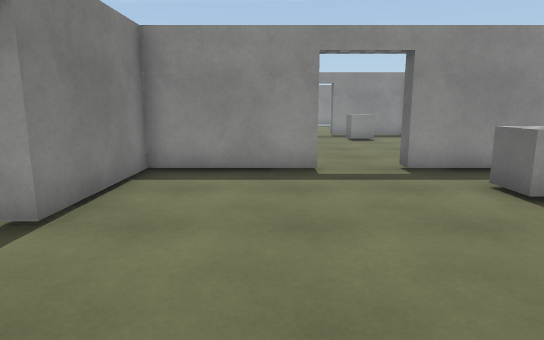
[1] (above)

19 first-person views from a walk through a 3-D level made in the Unity game engine. The camera is 1.4 m above the floor, tilts 10° down and sees 75° across. The floor is counted in squares, 1 m on a side. Each view is taken from the middle of a square. On the plan, view 1 faces up. The plan holds only what a view shows up to about 15 squares ahead; the rest is blank. The player is left out. Some animated figures are not drawn. Surface patterns are stand-ins for the level's own textures.

[2]
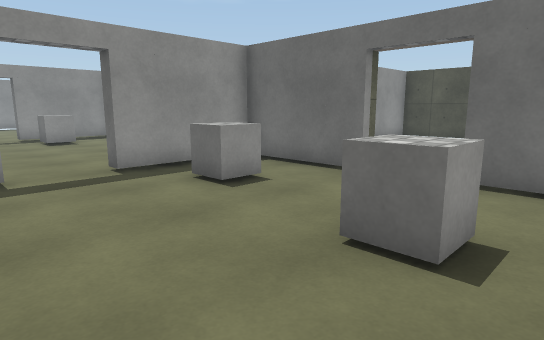

[3]
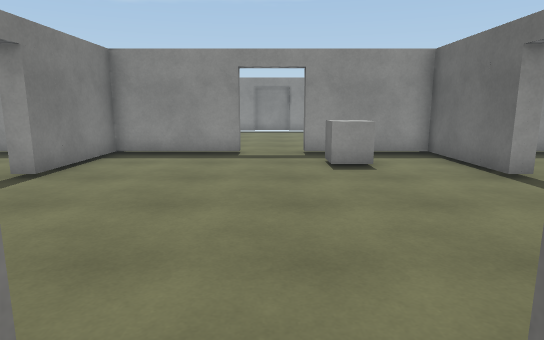

[4]
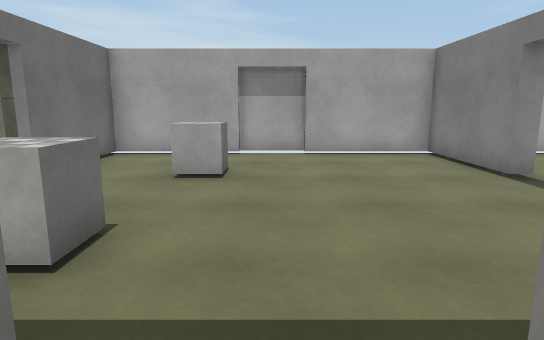

[5]
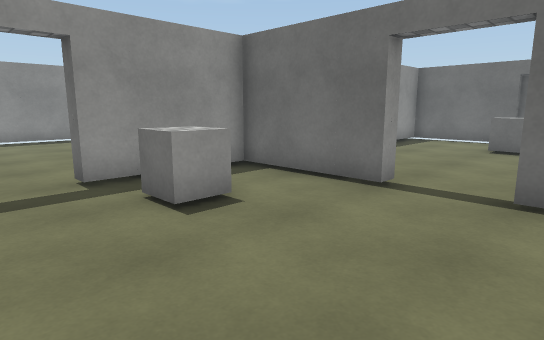

[6]
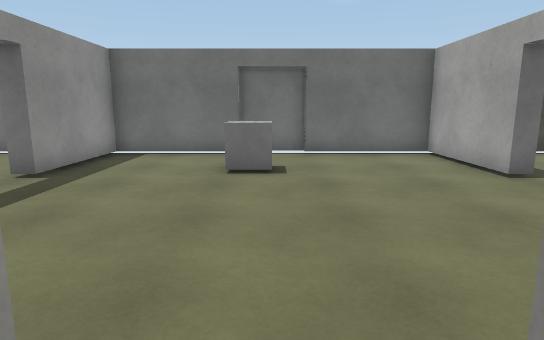

[7]
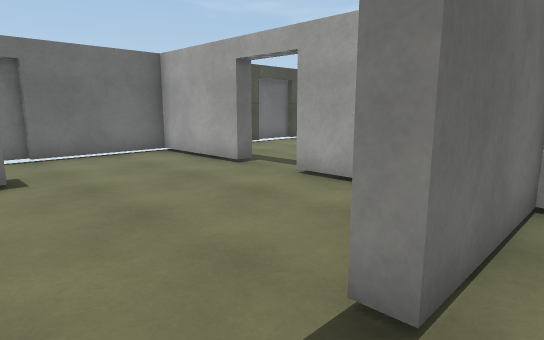

[8]
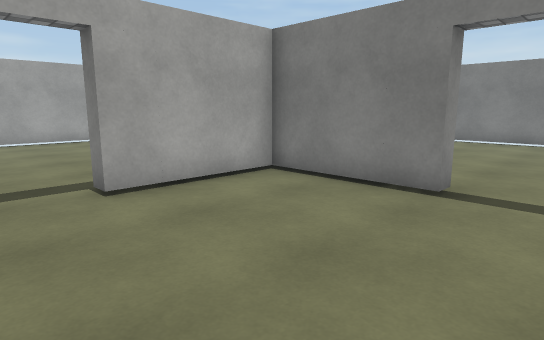

[9]
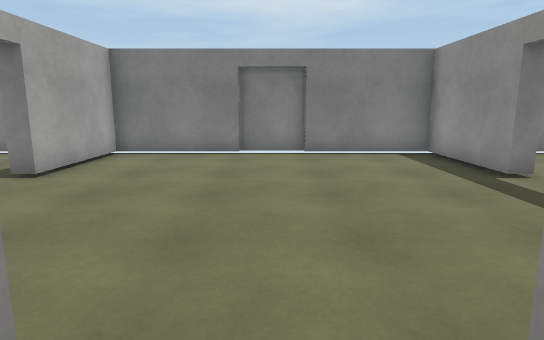

[10]
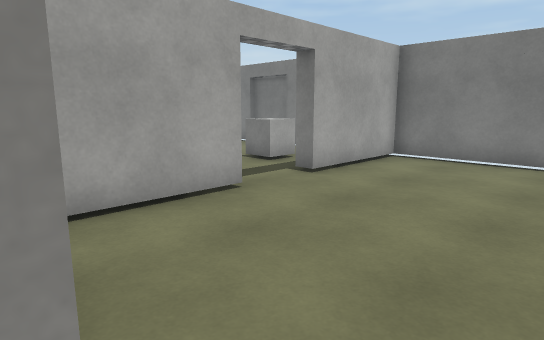

[11]
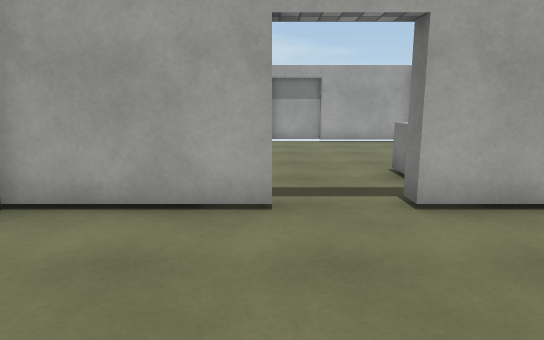

[12]
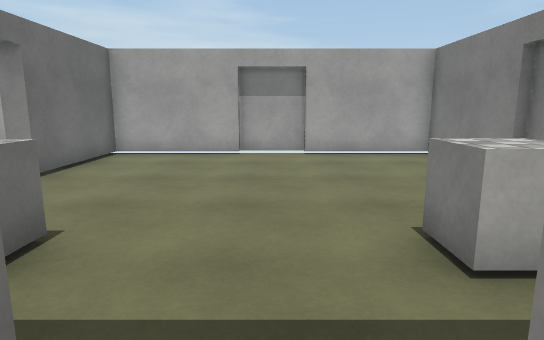

[13]
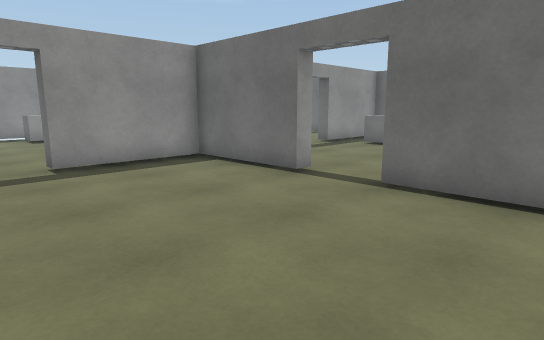

[14]
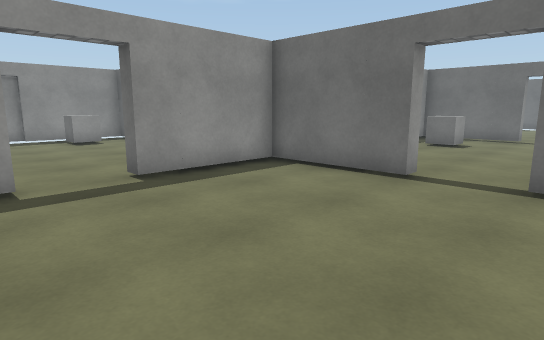

[15]
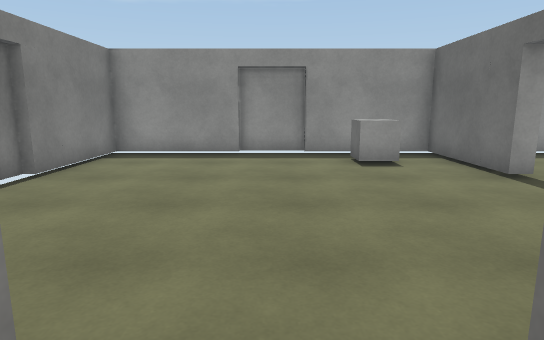

[16]
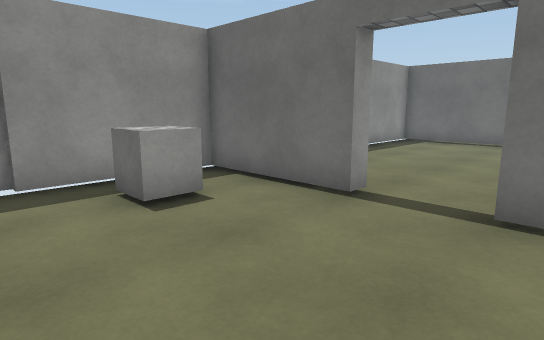

[17]
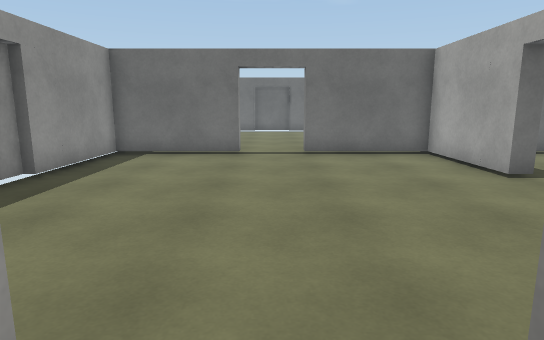

[18]
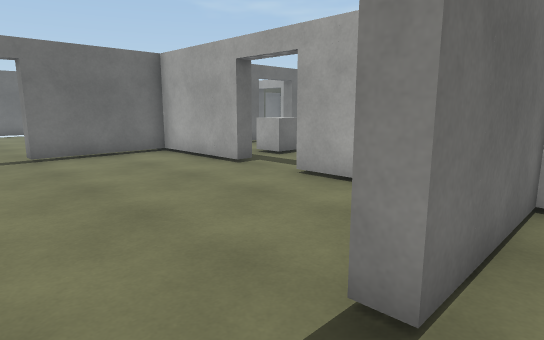

[19]
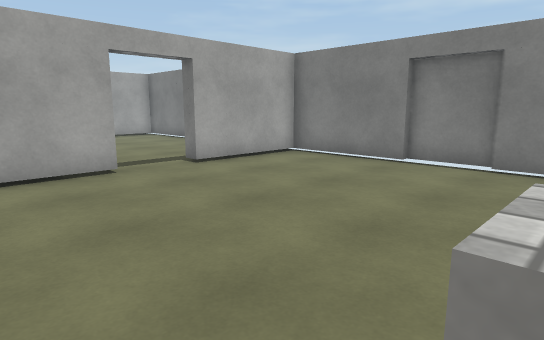

### Floor plan
Ten units are one square. View 1 is at (0, 0); x grows to the right and y downward. Boxes are objects, and circles mark ways between rooms. Rooms are numbered by the first view taken in them; rooms with no view inside come last. Other rooms are left out.
<svg viewBox="-135 -285 310 310">
<path fill="none" stroke="#000" d="M29 17 68 17 68 -20 72 -20M-27 -20 -27 17 10 17M10 -77 -27 -77 -27 -40M9 20 30 20M74 -40 68 -40 68 -77 30 -77M-27 -120 -27 -83 10 -83 10 -77M10 -177 -27 -177 -27 -140M30 -77 30 -82M74 -140 68 -140 68 -177 30 -177M68 -82 68 -120 72 -120M-71 -83 -32 -83M-90 -177 -128 -177 -128 -140M-128 -121 -128 -83 -90 -83 -90 -78M-130 -141 -130 -120M-27 -140 -32 -140 -32 -177 -70 -177M-32 -96 -32 -120 -27 -120M-89 -277 -128 -277 -128 -240M-128 -221 -128 -182 -90 -182 -90 -177M-130 -240 -130 -220M-69 -280 -90 -280M-70 -177 -70 -182 -49 -182M-26 -240 -32 -240 -32 -277 -70 -277M-32 -182 -32 -220 -28 -220M30 -280 24 -280M72 -240 68 -240 68 -277 30 -277M30 -177 30 -182 68 -182 68 -220 72 -220M-5 -182 10 -182 10 -177M167 -139 167 -177 130 -177M170 -119 170 -140M95 -83 110 -83M130 -76 130 -83 167 -83 167 -120M-71 17 -32 17 -32 -20 -27 -20M-128 -21 -128 17 -90 17M-130 -39 -130 -20M-91 20 -70 20M-128 -50 -128 -40M-27 -40 -32 -40"/>
<rect x="25" y="-25" width="20" height="20" fill="#bbb"><title>cube</title></rect>
<rect x="35" y="-65" width="20" height="20" fill="#bbb"><title>cube</title></rect>
<rect x="35" y="-165" width="10" height="20" fill="#bbb"><title>cube</title></rect>
<rect x="-65" y="-275" width="20" height="20" fill="#bbb"><title>cube</title></rect>
<rect x="135" y="-145" width="10" height="20" fill="#bbb"><title>cube</title></rect>
<rect x="-115" y="-65" width="20" height="20" fill="#bbb"><title>cube</title></rect>
<rect x="-55" y="-65" width="10" height="10" fill="#bbb"><title>cube</title></rect>
<circle cx="15" cy="-80" r="3" fill="#2a7"/>
<circle cx="-30" cy="-25" r="3" fill="#2a7"/>
<circle cx="-30" cy="-125" r="3" fill="#2a7"/>
<circle cx="15" cy="-180" r="3" fill="#2a7"/>
<circle cx="70" cy="-125" r="3" fill="#2a7"/>
<circle cx="-85" cy="-180" r="3" fill="#2a7"/>
<circle cx="-85" cy="-80" r="3" fill="#2a7"/>
<circle cx="-30" cy="-225" r="3" fill="#2a7"/>
<text x="20" y="-30">1</text>
<text x="20" y="-130">2</text>
<text x="-80" y="-130">3</text>
<text x="-80" y="-230">4</text>
<text x="20" y="-230">5</text>
<text x="120" y="-130">6</text>
<text x="-80" y="-30">7</text>
</svg>
Room 1 opens to room 2. Room 1 opens to room 7. Room 2 opens to room 3. Room 2 opens to room 5. Room 2 opens to room 6. Room 3 opens to room 4. Room 3 opens to room 7. Room 4 opens to room 5.

Where each view was taken, in squares from view 1:
view 1: 0 up, 0 right, facing up
view 2: 0 up, 0 right, facing up-right
view 3: 7 up, 2 right, facing up
view 4: 9 up, 2 right, facing down
view 5: 11 up, 1 right, facing up-right
view 6: 13 up, 6 right, facing right
view 7: 14 up, 6 right, facing down-right
view 8: 14 up, 3 right, facing down-left
view 9: 13 up, 2 left, facing left
view 10: 13 up, 3 left, facing down-left
view 11: 13 up, 7 left, facing down
view 12: 9 up, 8 left, facing down
view 13: 9 up, 9 left, facing up-right
view 14: 11 up, 10 left, facing up-right
view 15: 17 up, 8 left, facing up
view 16: 21 up, 8 left, facing up-right
view 17: 23 up, 4 left, facing right
view 18: 24 up, 4 left, facing down-right
view 19: 26 up, 4 left, facing down-left
